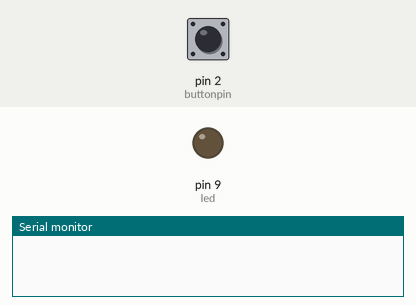
The sketch below on a simulated Arduino Uno, built with avr-gcc and run on an emulated ATmega328P. On the bench: output pins drawn as LEDs (lit = HIGH), the last lines printed to the serial monitor. The inputs (shaded band) are chosen by the test bench; at power-on: pin 2 (buttonpin) LOW.

Above: at 1.2 s.
1.3 s: pin 2 (buttonpin) pulled HIGH for 0.15 s
At 2.6 s:
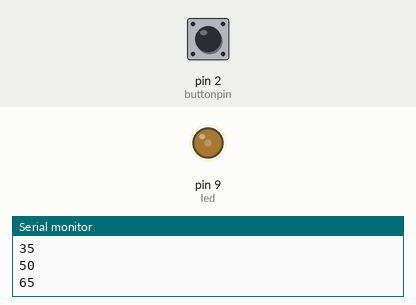
2.9 s: pin 2 (buttonpin) pulled HIGH for 1 s
At 3.11 s:
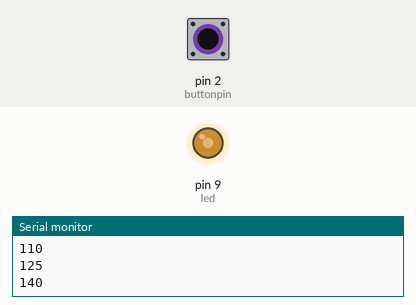
Timing chart, 0 to 5.9 s (numbered marks = the images above; inputs shaded):
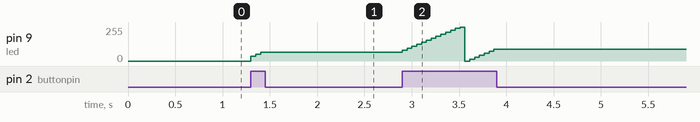

Measured:
- after the input at 1.3 s, pin 9 (led): 0/255 → 65/255 at once

The sketch:

Fading.ino.ino
```cpp
int buttonpin = 2;
int led = 9;
int brightness = 20;
int fadeAmount = 15;

int buttonState = LOW; //this variable tracks the state of the button, low if not pressed, high if pressed
int ledState = -1; //this variable tracks the state of the LED, negative if off, positive if on

long lastDebounceTime = 0;  // the last time the output pin was toggled
long debounceDelay = 50;

void setup() {
  // put your setup code here, to run once:
  pinMode (led, OUTPUT);
  pinMode (buttonpin, INPUT);
  Serial.begin(9600);

}

void loop() {
 buttonState = digitalRead(buttonpin);

  //filter out any noise by setting a time buffer
  if ( (millis() - lastDebounceTime) > debounceDelay) {

    //if the button has been pressed, lets toggle the LED from "off to on" or "on to off"
    if ( (buttonState == HIGH) && (ledState < 0) ) {
      brightness = brightness + fadeAmount;
      if (brightness > 255){
        brightness = 255;
        ledState = -ledState;
      }
      analogWrite(led, brightness); //turn LED on
      Serial.println(brightness);
      //ledState = -ledState; //now the LED is on, we need to change the state
      lastDebounceTime = millis(); //set the current time
    }
    else if ( (buttonState == HIGH) && (ledState > 0) ) {
      brightness =0;
       Serial.println("reset ");
      analogWrite(led, brightness);  //turn LED off
      ledState = -ledState; //now the LED is off, we need to change the state
      lastDebounceTime = millis(); //set the current time
    }//close if/else

  }//close if(time buffer)


}//close void loop
```
